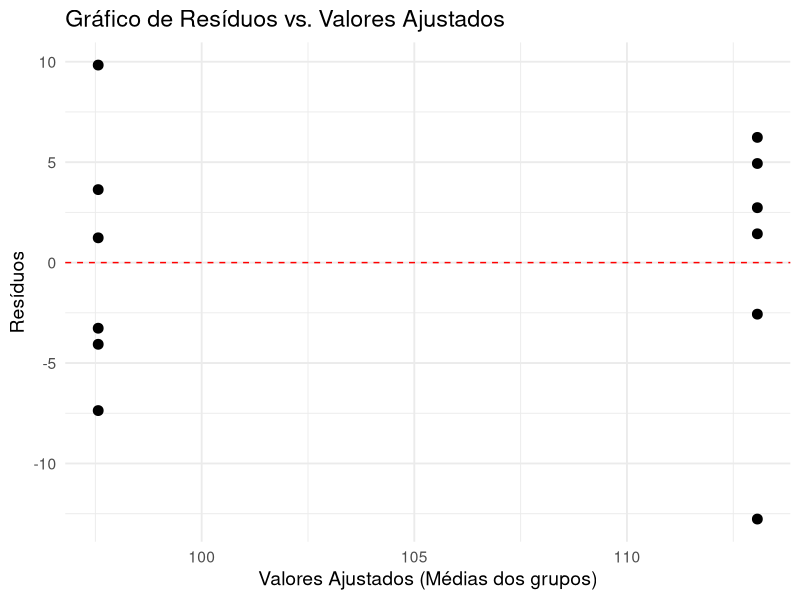
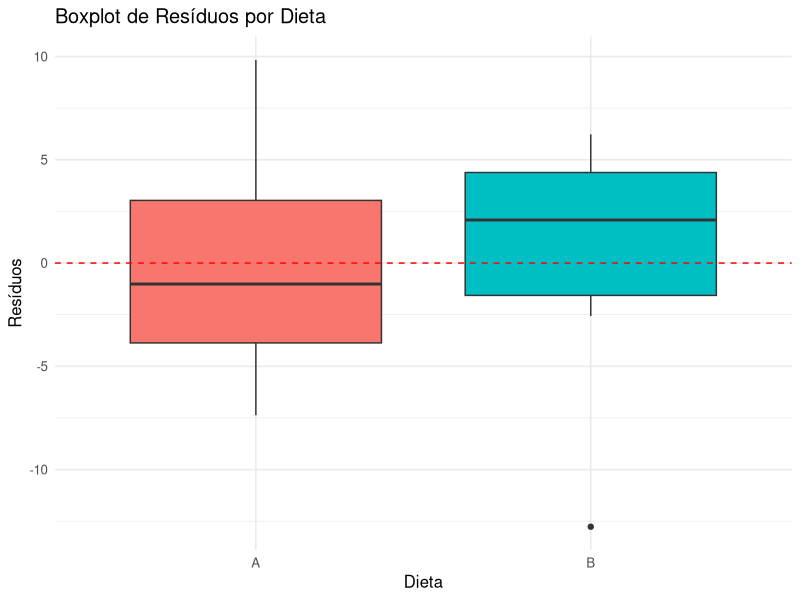
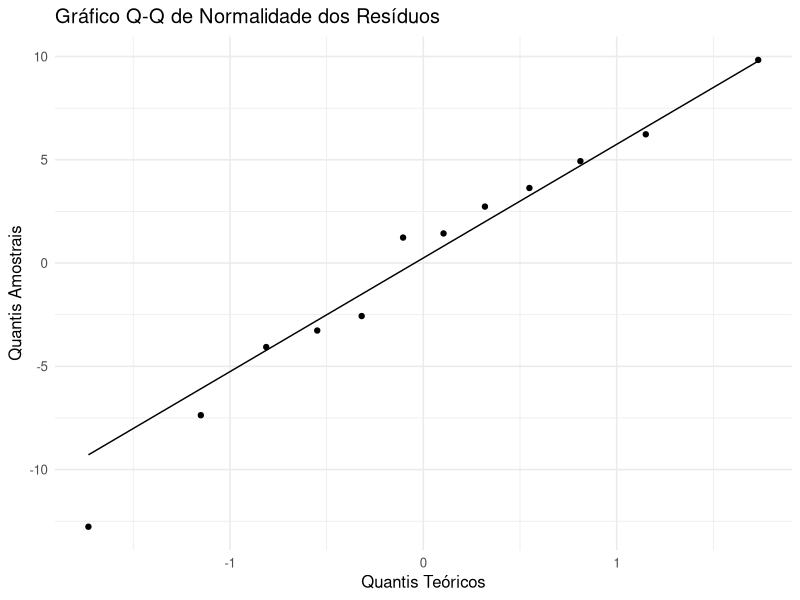
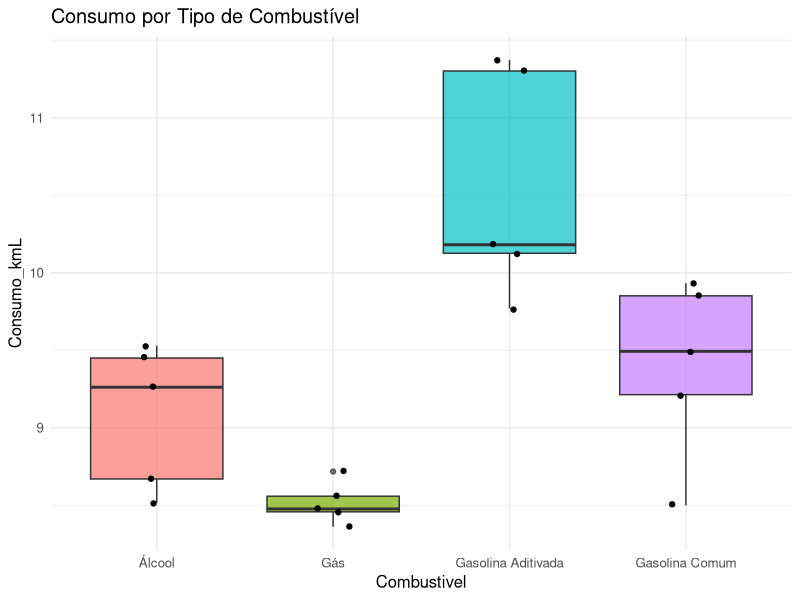
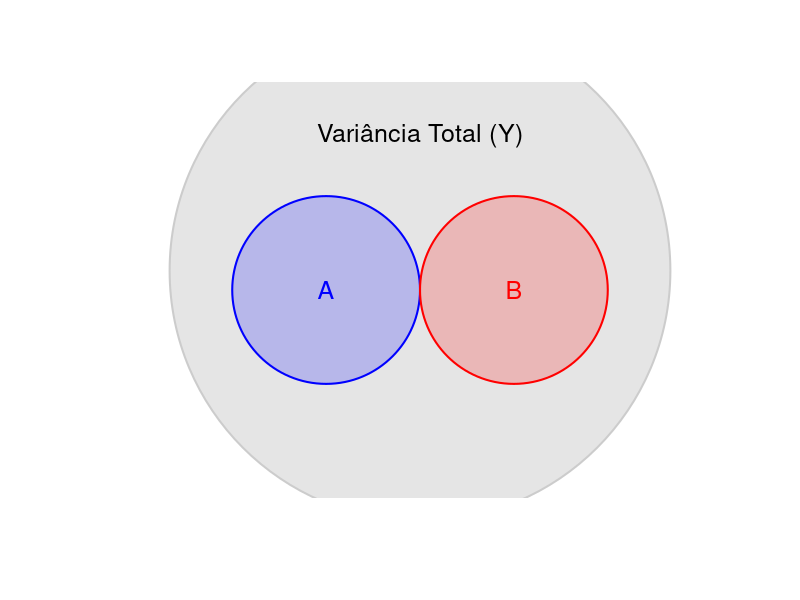
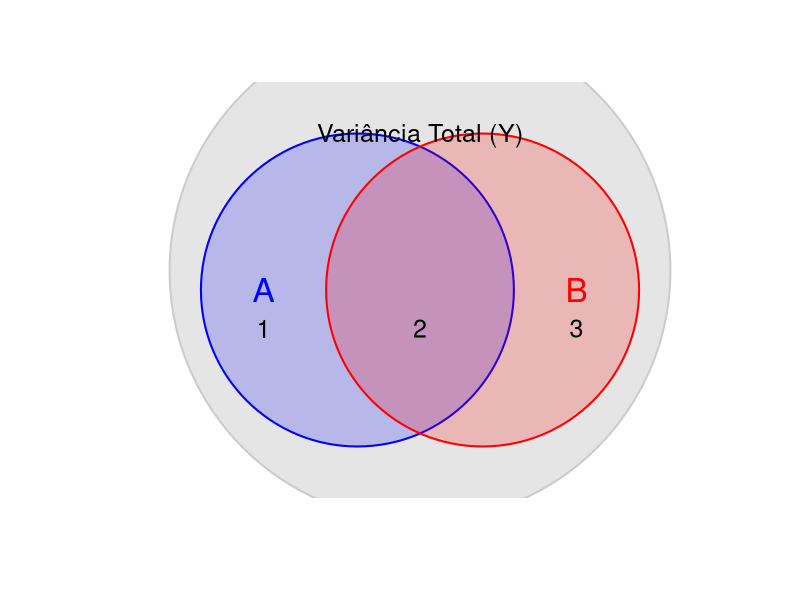
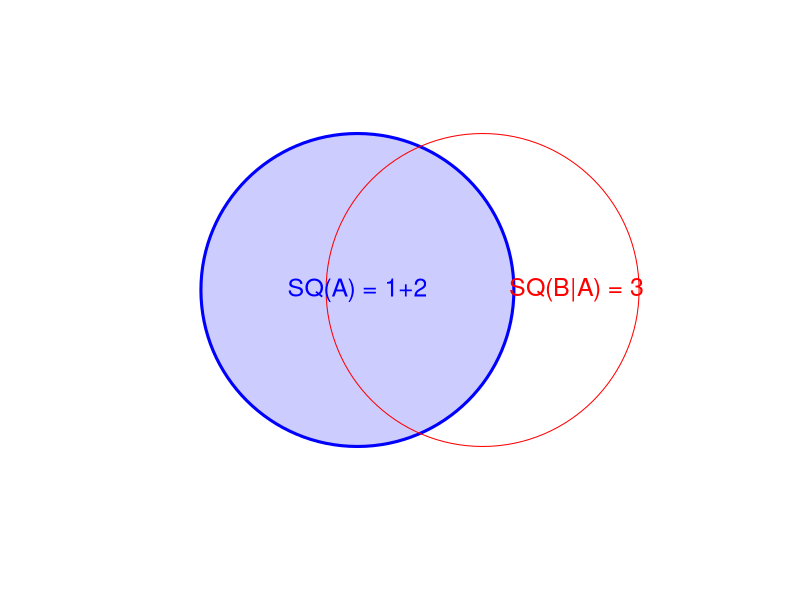
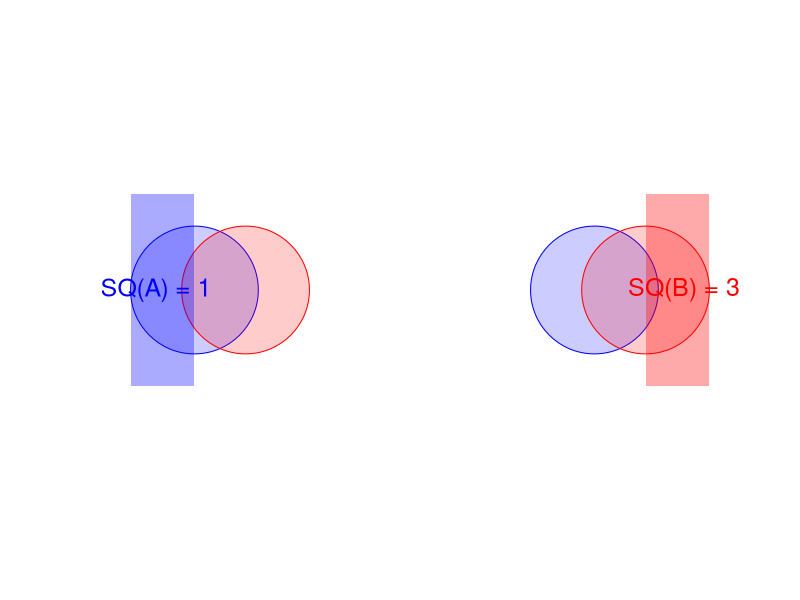

Write R code to recreate these figures, in order.
## ---- chunk 1
# Opções globais do Knitr
options(html.tag.transform.rmarkdown = function(x) x)
knitr::opts_chunk$set(echo = TRUE, fig.align = 'center', message = FALSE, warning = FALSE, fig.width=8, fig.height=4.5)

# Carregar pacotes necessários
library(ggplot2)
library(dplyr)
library(MASS) # Para a função ginv()
library(DiagrammeR)
library(sf)
library(tidyverse)
## ---- chunk 2
# Dados do exemplo dos porcos
dados_porcos <- data.frame(
  Dieta = factor(c("B", "A", "A", "B", "A", "B", "B", "A", "B", "A", "A", "B")),
  Peso_final = c(114.5, 90.2, 98.8, 100.3, 107.4, 118.0, 110.5, 101.2, 115.8, 94.3, 93.5, 119.3)
)

# Ajustar o modelo
modelo_porcos <- lm(Peso_final ~ Dieta, data = dados_porcos)

# Adicionar resíduos e valores ajustados ao dataframe
dados_porcos$residuos <- residuals(modelo_porcos)
dados_porcos$ajustados <- fitted(modelo_porcos)
## ---- chunk 3
ggplot(dados_porcos, aes(x = ajustados, y = residuos)) +
  geom_point(size = 3) +
  geom_hline(yintercept = 0, linetype = "dashed", color = "red") +
  labs(title = "Gráfico de Resíduos vs. Valores Ajustados",
       x = "Valores Ajustados (Médias dos grupos)", y = "Resíduos") +
  theme_minimal(base_size = 14)
## ---- chunk 4
ggplot(dados_porcos, aes(x = Dieta, y = residuos, fill = Dieta)) +
  geom_boxplot() +
  geom_hline(yintercept = 0, linetype = "dashed", color="red") +
  labs(title = "Boxplot de Resíduos por Dieta", y="Resíduos") +
  theme_minimal(base_size = 12) + theme(legend.position = "none")
## ---- chunk 5
ggplot(dados_porcos, aes(sample = residuos)) +
  stat_qq() +
  stat_qq_line() +
  labs(title = "Gráfico Q-Q de Normalidade dos Resíduos",
       x = "Quantis Teóricos", y = "Quantis Amostrais") +
  theme_minimal(base_size = 12)
## ---- chunk 6
set.seed(2023)
dados_comb <- data.frame(
  Combustivel = factor(rep(c("Gasolina Comum", "Gasolina Aditivada", "Álcool", "Gás"), each = 5)),
  # Simular médias: Gas. Adit > Gas. Comum, Gasolinas > Álcool, Álcool > Gás
  Consumo_kmL = c(rnorm(5, 10, 0.8),    # Gas. Comum
                  rnorm(5, 10.5, 0.8),  # Gas. Aditivada
                  rnorm(5, 9, 0.8),     # Álcool
                  rnorm(5, 8, 0.8))     # Gás
)
## ---- chunk 7
ggplot(dados_comb, aes(x = Combustivel, y = Consumo_kmL, fill = Combustivel)) +
  geom_boxplot(alpha=0.7) + geom_jitter(width=0.1) +
  theme_minimal(base_size = 12) + theme(legend.position = "none") +
  labs(title="Consumo por Tipo de Combustível")
## ---- chunk 8
# Ajustar o modelo linear
modelo_comb <- lm(Consumo_kmL ~ Combustivel, data = dados_comb)

# Tabela de ANOVA
anova(modelo_comb)
## ---- chunk 9
# Definir os coeficientes corretos
c1 <- c(1, -1, 0, 0)
c2 <- c(1, 1, -2, 0)
c3 <- c(1, 1, 1, -3)

# Combinar em uma matriz de contrastes
matriz_contrastes_correta <- cbind(c1, c2, c3)

# Aplicar esta matriz ao fator 'Combustivel' em nossos dados
# É CRUCIAL que o fator no dataframe tenha os contrastes definidos ANTES de ajustar o modelo
contrasts(dados_comb$Combustivel) <- matriz_contrastes_correta
## ---- chunk 10
# 1. Ajustar o modelo de ANOVA agora que os contrastes estão definidos no fator
modelo_comb_aov <- aov(Consumo_kmL ~ Combustivel, data = dados_comb)
## ---- chunk 11
# 2. Pedir o sumário do modelo. O R usará os contrastes definidos.
summary.lm(modelo_comb_aov)
## ---- chunk 12
# A função 'summary.aov' com o argumento 'split' faz a partição
summary(modelo_comb_aov, split = list(
  Combustivel = list("G.Comum vs G.Adit" = 1, "Gas vs Alcool" = 2, "Líquidos vs Gas" = 3)
))
## ---- chunk 13
# Usar os dados originais e remover algumas observações para desbalancear
set.seed(2023)
dados_comb_orig <- data.frame(
  Combustivel = factor(rep(c("Gasolina Comum", "Gasolina Aditivada", "Álcool", "Gás"), each = 5)),
  Consumo_kmL = c(rnorm(5, 10, 0.8), rnorm(5, 10.5, 0.8), rnorm(5, 9, 0.8), rnorm(5, 8, 0.8))
)

# Criar o dataset desbalanceado
dados_comb_desbal <- dados_comb_orig %>%
  group_by(Combustivel) %>%
  slice(1:case_when( Combustivel == "Gasolina Aditivada" ~ 4,
    Combustivel == "Gás" ~ 3, TRUE ~ 5
  )) %>% ungroup()

# Verificar o número de réplicas
cat("Número de réplicas (k_i) por tratamento:\n")
(k_i <- table(dados_comb_desbal$Combustivel))
## ---- chunk 14
# Ajustar o modelo e obter a tabela ANOVA
modelo_desbal <- lm(Consumo_kmL ~ Combustivel, data = dados_comb_desbal)
anova_desbal <- anova(modelo_desbal)
print(anova_desbal)

# Guardar a SQ do Tratamento para comparação posterior
SQ_Trat_desbal <- anova_desbal$"Sum Sq"
## ---- chunk 15
# 1. Calcular médias de grupo e k_i
sumario_desbal <- dados_comb_desbal %>%
  group_by(Combustivel) %>%
  summarise(media = mean(Consumo_kmL), k = n())

# 2. Definir os mesmos contrastes de antes (não serão perfeitamente ortogonais aqui, mas serve para ilustrar)
c1 <- c(1, -1, 0, 0); c2 <- c(1, 1, -2, 0); c3 <- c(1, 1, 1, -3)

# 3. Função para calcular SQC
calcular_sqc <- function(c_vec, sumario) {
  k_vals <- sumario$k
  y_bar_vals <- sumario$media
  numerador <- (sum(c_vec * y_bar_vals))^2
  denominador <- sum(c_vec^2 / k_vals)
  return(numerador / denominador)
}
## ---- chunk 16
# 4. Calcular a SQ para cada contraste
SQC1 <- calcular_sqc(c1, sumario_desbal)
SQC2 <- calcular_sqc(c2, sumario_desbal)
SQC3 <- calcular_sqc(c3, sumario_desbal)

cat("SQC1 (G.Comum vs G.Adit):", round(SQC1, 3), "\n")
cat("SQC2 (Gasolinas vs Alcool):", round(SQC2, 3), "\n")
cat("SQC3 (Líquidos vs Gas):", round(SQC3, 3), "\n")
## ---- chunk 17
# Soma das Somas de Quadrados dos contrastes
soma_sqc <- SQC1 + SQC2 + SQC3

cat("SQ do Tratamento (da ANOVA):", round(SQ_Trat_desbal, 3), "\n")
cat("Soma das SQs dos Contrastes:", round(soma_sqc, 3), "\n")
## ---- chunk 18
# Diagrama de Venn para o caso Ortogonal (Balanceado)
plot(0,0, type="n", xlim=c(0,10), ylim=c(0,10), axes=FALSE, xlab="", ylab="")
symbols(x=5, y=5.5, circles=4, inches=FALSE, add=TRUE, fg="gray80", bg="gray90", lwd=2)
symbols(x=3.5, y=5, circles=1.5, inches=FALSE, add=TRUE, fg="blue", bg="#0000FF33", lwd=2)
symbols(x=6.5, y=5, circles=1.5, inches=FALSE, add=TRUE, fg="red", bg="#FF000033", lwd=2)
text(x=5, y=9, "Variância Total (Y)", cex=1.5)
text(x=3.5, y=5, "A", cex=1.5, col="blue")
text(x=6.5, y=5, "B", cex=1.5, col="red")
## ---- chunk 19
plot(0,0, type="n", xlim=c(0,10), ylim=c(0,10), axes=FALSE, xlab="", ylab="")
symbols(x=5, y=5.5, circles=4, inches=FALSE, add=TRUE, fg="gray80", bg="gray90", lwd=2)
symbols(x=4, y=5, circles=2.5, inches=FALSE, add=TRUE, fg="blue", bg="#0000FF33", lwd=2)
symbols(x=6, y=5, circles=2.5, inches=FALSE, add=TRUE, fg="red", bg="#FF000033", lwd=2)
text(x=5, y=9, "Variância Total (Y)", cex=1.5)
text(x=2.5, y=5, "A", cex=2, col="blue")
text(x=7.5, y=5, "B", cex=2, col="red")
text(x=2.5, y=4, "1", cex=1.5)
text(x=5, y=4, "2", cex=1.5)
text(x=7.5, y=4, "3", cex=1.5)
## ---- chunk 20
plot(0,0, type="n", xlim=c(0,10), ylim=c(0,10), axes=FALSE, xlab="", ylab="")
symbols(x=4, y=5, circles=2.5, inches=FALSE, add=TRUE, fg="blue", bg="#0000FF33", lwd=3) # A gets everything
symbols(x=6, y=5, circles=2.5, inches=FALSE, add=TRUE, fg="red", lwd=1)
text(x=4, y=5, "SQ(A) = 1+2", cex=1.5, col="blue")
text(x=7.5, y=5, "SQ(B|A) = 3", cex=1.5, col="red")
## ---- chunk 21
par(mfrow=c(1,2))
plot(0,0, type="n", xlim=c(0,10), ylim=c(0,10), axes=FALSE, xlab="", ylab="")
symbols(x=4, y=5, circles=2.5, inches=FALSE, add=TRUE, fg="blue", bg="#0000FF33", lwd=1)
symbols(x=6, y=5, circles=2.5, inches=FALSE, add=TRUE, fg="red", bg="#FF000033", lwd=1)
# Destacar as áreas
polygon(x=c(1.5,1.5,4,4), y=c(2.5,7.5,7.5,2.5), col="#0000FF55", border=NA)
text(x=2.5, y=5, "SQ(A) = 1", cex=1.5, col="blue")

plot(0,0, type="n", xlim=c(0,10), ylim=c(0,10), axes=FALSE, xlab="", ylab="")
symbols(x=4, y=5, circles=2.5, inches=FALSE, add=TRUE, fg="blue", bg="#0000FF33", lwd=1)
symbols(x=6, y=5, circles=2.5, inches=FALSE, add=TRUE, fg="red", bg="#FF000033", lwd=1)
polygon(x=c(6,6,8.5,8.5), y=c(2.5,7.5,7.5,2.5), col="#FF000055", border=NA)
text(x=7.5, y=5, "SQ(B) = 3", cex=1.5, col="red")
